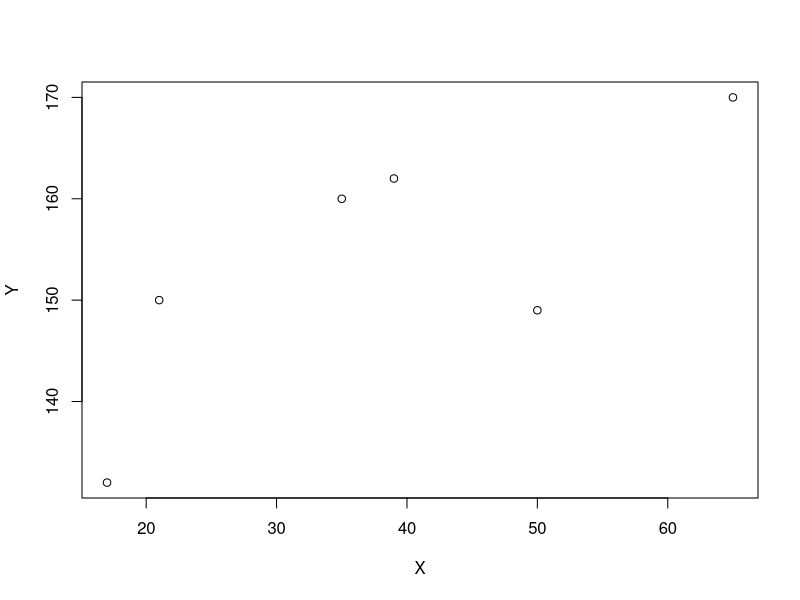
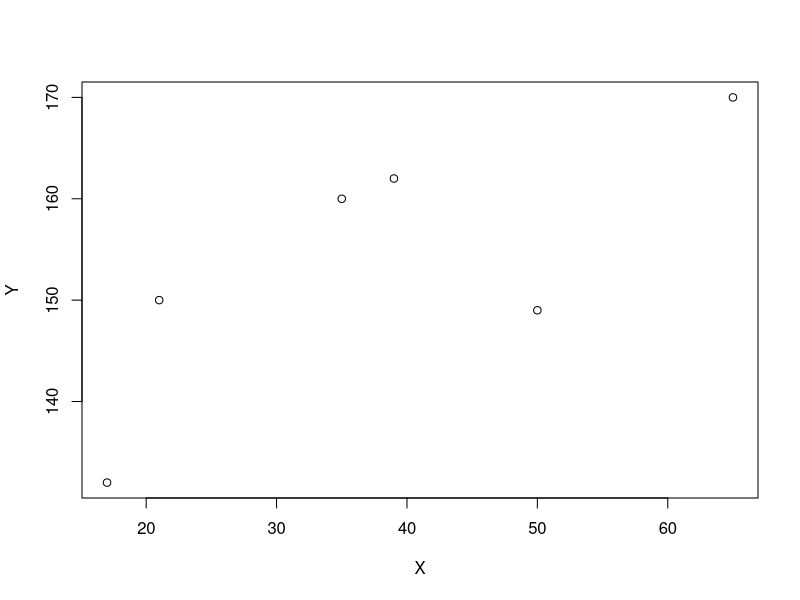
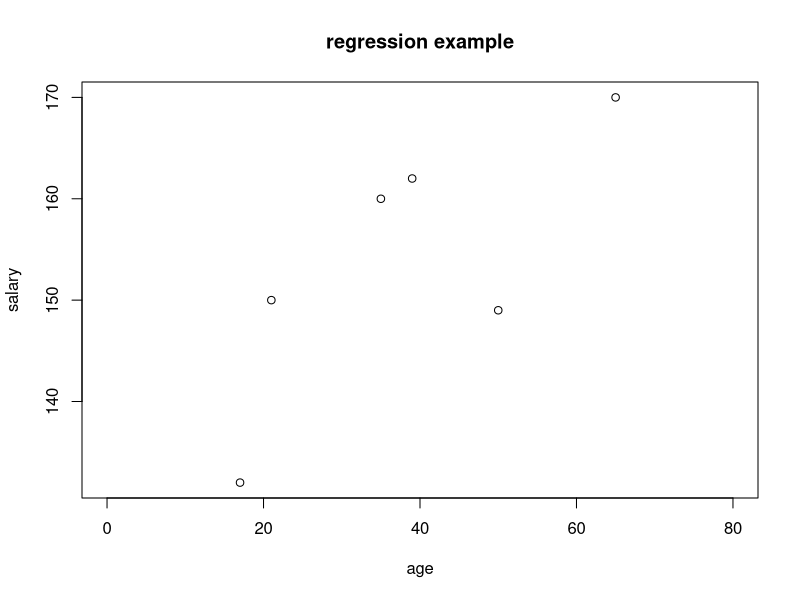

Write R code to recreate these figures, in order. (Note: this script raises an error after producing the figures.)
## ---- chunk 1
X = c(17, 21, 35, 39, 50, 65)
Y = c(132, 150, 160, 162, 149, 170)
plot(X,Y)
plot(Y~X)
plot(X,Y, main="regression example", xlab = "age", ylab = "salary", xlim=c(0, 80))
X_avg = mean(X)
Y_avg = mean(Y)


(sum(X*Y) - length(X)*X_avg * Y_avg) /  (sum(X^2) - length(X) * X_avg^2)

Y_avg - 0.5529606 * X_avg

X = Quartet$x
Y = Quartet$y1
X_avg = mean(X)
Y_avg = mean(Y)
(sum(X*Y) - length(X)*X_avg * Y_avg) /  (sum(X^2) - length(X) * X_avg^2)
Y_avg - 0.5 * X_avg
data(Quartet)
plot(Quartet$y1~Quartet$x)
fit = lm(y1~x, Quartet)
fit
abline(h = 6, col="red")
abline(v = 8, col="red")
abline(fit, col="blue")


X = c(17, 21, 35, 39, 50, 65)
Y = c(132, 150, 160, 162, 149, 170)



fit = lm(Y~X)
plot(Y~X)
abline(fit, col="red")
